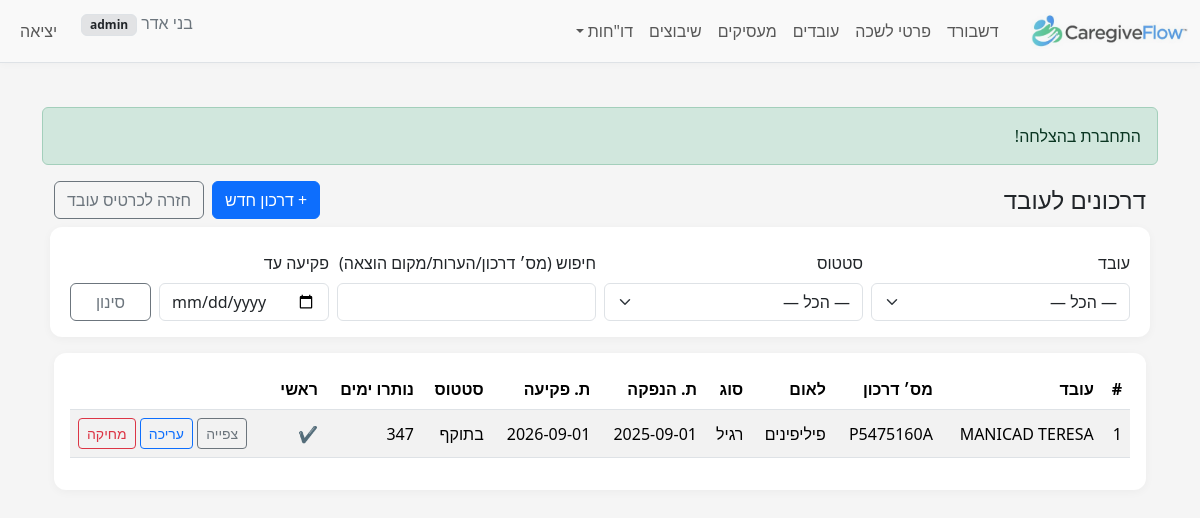
Before: /index.php?r=passports/index&employee_id=0 (signed in) with the older database file.
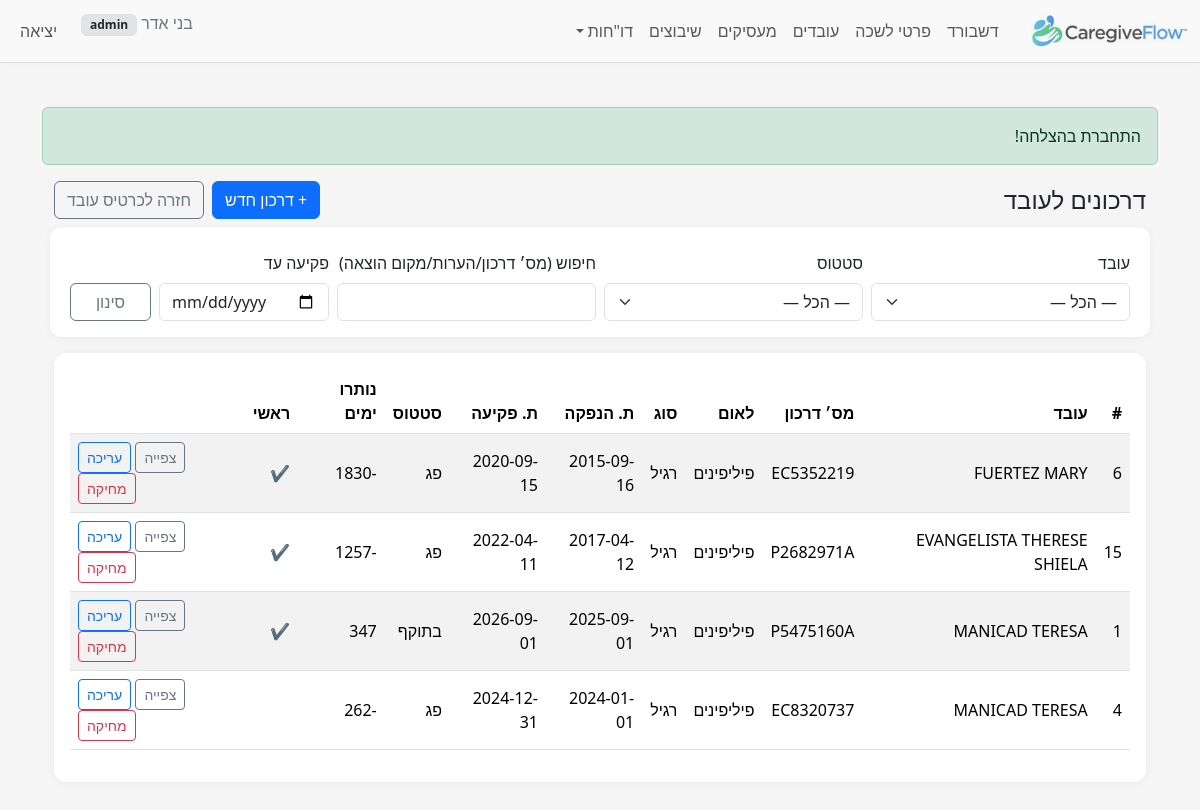
After: the same page with the newer database file.
### tables this page shows
CREATE TABLE `employee_passports` (
  `id` bigint(20) UNSIGNED NOT NULL,
  `employee_id` bigint(20) UNSIGNED NOT NULL,
  `passport_number` varchar(60) NOT NULL,
  `passport_type_code` tinyint(3) UNSIGNED DEFAULT NULL,
  `country_code` int(10) UNSIGNED DEFAULT NULL,
  `issue_date` date DEFAULT NULL,
  `expiry_date` date DEFAULT NULL,
  `is_primary` tinyint(1) NOT NULL DEFAULT 0,
  `primary_employee_id` bigint(20) UNSIGNED DEFAULT NULL,
  `issue_place` varchar(120) DEFAULT NULL,
  `status_code` tinyint(3) UNSIGNED DEFAULT NULL,
  `notes` text DEFAULT NULL,
  `created_at` timestamp NULL DEFAULT current_timestamp(),
  `updated_at` timestamp NULL DEFAULT current_timestamp() ON UPDATE current_timestamp()
);

CREATE TABLE `employees` (
  `id` bigint(20) UNSIGNED NOT NULL,
  `passport_number` varchar(20) NOT NULL,
  `country_of_citizenship` int(10) UNSIGNED DEFAULT NULL,
  `country_symbol_moi` int(10) UNSIGNED DEFAULT NULL COMMENT 'MoI country numeric code (BAFI)',
  `last_name` varchar(20) NOT NULL,
  `last_name_he` varchar(20) DEFAULT NULL,
  `first_name_he` varchar(20) DEFAULT NULL,
  `first_name` varchar(20) NOT NULL,
  `father_name_en` varchar(20) DEFAULT NULL,
  `mother_name_en` varchar(20) DEFAULT NULL COMMENT 'Mother name (EN, 20)',
  `gender_code` tinyint(3) UNSIGNED DEFAULT NULL,
  `marital_status_code` tinyint(3) UNSIGNED DEFAULT NULL,
  `birth_date` date DEFAULT NULL,
  `phone` varchar(30) DEFAULT NULL,
  `phone_prefix_il` varchar(4) DEFAULT NULL,
  `phone_number_il` varchar(9) DEFAULT NULL,
  `phone_alt` varchar(30) DEFAULT NULL,
  `email` varchar(120) DEFAULT NULL,
  `city_code` int(10) UNSIGNED DEFAULT NULL,
  `street_code` int(10) UNSIGNED DEFAULT NULL,
  `house_no` varchar(10) DEFAULT NULL,
  `apartment` varchar(10) DEFAULT NULL,
  `zipcode` varchar(10) DEFAULT NULL,
  `abroad_city` varchar(60) DEFAULT NULL,
  `abroad_street` varchar(60) DEFAULT NULL,
  `abroad_house_no` varchar(10) DEFAULT NULL,
  `abroad_postal_code` varchar(10) DEFAULT NULL,
  `entry_date` date DEFAULT NULL,
  `visa_type` varchar(30) DEFAULT NULL,
  `visa_expiry` date DEFAULT NULL,
  `work_permit_number` varchar(40) DEFAULT NULL,
  `work_permit_issue` date DEFAULT NULL,
  `work_permit_expiry` date DEFAULT NULL,
  `is_active` tinyint(1) NOT NULL DEFAULT 1,
  `employment_status_code` tinyint(3) UNSIGNED DEFAULT NULL COMMENT 'BAFI status/end reason code (00/03/..)',
  `status_change_date` date DEFAULT NULL COMMENT 'BAFI status change date (yyyymmdd)',
  `notes` text DEFAULT NULL,
  `record_type_code` tinyint(3) UNSIGNED DEFAULT NULL COMMENT 'BAFI record type (01=new;02=new-to-agency;03=change employer;04=details/bank update)',
  `mana_type_code` tinyint(3) UNSIGNED DEFAULT NULL COMMENT 'BAFI batch/mana type (01..06)',
  `remarks_internal` text DEFAULT NULL,
  `created_at` timestamp NOT NULL DEFAULT current_timestamp(),
  `updated_at` timestamp NULL DEFAULT current_timestamp() ON UPDATE current_timestamp(),
  `passport_issue_date` date DEFAULT NULL,
  `passport_expiry_date` date DEFAULT NULL,
  `country_code` int(11) DEFAULT NULL,
  `phone_mobile` varchar(30) DEFAULT NULL,
  `phone_home` varchar(30) DEFAULT NULL,
  `id_type_code` varchar(10) DEFAULT NULL COMMENT 'Code: type of ID (e.g., passport/teudat-zehut)',
  `id_number` varchar(32) DEFAULT NULL,
  `visa_type_code` varchar(20) DEFAULT NULL,
  `arrival_date` date DEFAULT NULL,
  `bank_name` varchar(100) DEFAULT NULL,
  `bank_branch` varchar(20) DEFAULT NULL,
  `bank_account` varchar(34) DEFAULT NULL,
  `bank_foreign_country_code` int(10) UNSIGNED DEFAULT NULL COMMENT 'BAFI bank country numeric code',
  `bank_city_foreign` varchar(60) DEFAULT NULL,
  `bank_street_foreign` varchar(60) DEFAULT NULL,
  `bank_house_no_foreign` varchar(10) DEFAULT NULL,
  `bank_code_foreign` varchar(10) DEFAULT NULL,
  `bank_name_foreign` varchar(60) DEFAULT NULL,
  `bank_branch_code_foreign` varchar(10) DEFAULT NULL,
  `bank_branch_name_foreign` varchar(60) DEFAULT NULL,
  `bank_swift` varchar(25) DEFAULT NULL,
  `bank_iban` varchar(40) DEFAULT NULL,
  `beneficiary_last_name` varchar(60) DEFAULT NULL,
  `beneficiary_first_name` varchar(60) DEFAULT NULL,
  `permit_number_bafi` varchar(15) DEFAULT NULL COMMENT 'BAFI permit number (mirror of work_permit_number if used)',
  `spouse_name_en` varchar(20) DEFAULT NULL COMMENT 'Spouse name (EN, 20)',
  `spouse_in_israel` tinyint(1) UNSIGNED DEFAULT NULL COMMENT 'Spouse in Israel? 1=yes, 0=no, NULL=unknown',
  `representative_abroad_name` varchar(20) DEFAULT NULL COMMENT 'Representative abroad name (20)',
  `health_ins_issue_date` date DEFAULT NULL COMMENT 'Health insurance - issue date',
  `health_ins_expiry` date DEFAULT NULL COMMENT 'Health insurance - expiry date',
  `metash_mana_number` varchar(20) DEFAULT NULL COMMENT 'METaSH - Mana number (20)',
  `metash_registration_date` date DEFAULT NULL COMMENT 'METaSH - registration date'
);

CREATE TABLE `countries` (
  `country_code` int(10) UNSIGNED NOT NULL,
  `name_he` varchar(100) NOT NULL
);

CREATE TABLE `passport_type_codes` (
  `passport_type_code` tinyint(3) UNSIGNED NOT NULL,
  `name_he` varchar(80) NOT NULL
);

CREATE TABLE `passport_status_codes` (
  `passport_status_code` tinyint(3) UNSIGNED NOT NULL,
  `name_he` varchar(80) NOT NULL
);

### src/controllers/PassportsController.php (called while the page is built, shortened)
<?php
require_once __DIR__ . '/../models/Passport.php';
require_once __DIR__ . '/../services/PassportService.php';
class PassportsController
{
    public static function index(PDO $pdo)
    {
        $m = new Passport($pdo);
        $filters = [
            'employee_id'   => $_GET['employee_id'] ?? null,
            'status'        => $_GET['status'] ?? null,
            'q'             => $_GET['q'] ?? null,
            'expires_until' => $_GET['expires_until'] ?? null,
        ];
        $page    = max(1, (int)($_GET['page'] ?? 1));
        $limit   = min(100, max(5, (int)($_GET['per_page'] ?? 25)));
        $offset  = max(0, ($page - 1) * $limit);
        $rows    = $m->all($filters, $limit, $offset);
        $country_codes = self::country_codes($pdo);
        require __DIR__.'/../../views/passports/index.php';
    }
    private static function country_codes(PDO $pdo): array
    {
        $rows = $pdo->query("SELECT country_code AS code, name_he FROM countries ORDER BY name_he")
                    ->fetchAll(PDO::FETCH_ASSOC);
        $out = []; foreach ($rows as $r) { $out[(int)$r['code']] = $r['name_he']; } return $out;
    }
}

### public/index.php (called while the page is built, shortened)
<?php
require __DIR__ . '/../src/helpers.php';
$pdo = db();
$route = $_GET['r'] ?? 'dashboard/index';
[$ctrl, $action] = array_pad(explode('/', $route, 2), 2, 'index');
$action = strtok($action, '&?');
$action = preg_replace('/[^A-Za-z0-9_]/', '', $action);
$controllerClass = preg_replace('/[^A-Za-z0-9]/', '', ucwords(str_replace(['_', '-'], ' ', $ctrl))) . 'Controller';
call_user_func([$controllerClass, $action], $pdo);

### src/models/Passport.php (called while the page is built, shortened)
<?php
class Passport
{
    private $pdo;
    public function __construct(PDO $pdo)
    {
        $this->pdo = $pdo;
    }
    public function all(array $filters = [], int $limit = 25, int $offset = 0): array
    {
        $where = [];
        $params = [];
        $whereSql = $where ? ('WHERE ' . implode(' AND ', $where)) : '';
        $sql = "SELECT p*, e.first_name, e.last_name, e.passport_number AS employee_passport,
                       sc.name_he AS status_name,
                       tc.name_he AS type_name,
                       c.name_he  AS country_name
                  FROM employee_passports p
             LEFT JOIN employees e ON e.id = p.employee_id
             LEFT JOIN passport_status_codes  sc ON sc.passport_status_code  = p.status_code
             LEFT JOIN passport_type_codes    tc ON tc.passport_type_code    = p.passport_type_code
             LEFT JOIN countries              c  ON c.country_code           = p.country_code
                  $whereSql
              ORDER BY p.is_primary DESC, COALESCE(p.expiry_date, '9999-12-31') ASC, p.id DESC
                 LIMIT :limit OFFSET :offset";
        $sql = str_replace('SELECT p*', 'SELECT p.*', $sql);
        $stmt = $this->pdo->prepare($sql);
        $stmt->bindValue(':limit', $limit, PDO::PARAM_INT);
        $stmt->bindValue(':offset', $offset, PDO::PARAM_INT);
        $stmt->execute();
        return $stmt->fetchAll(PDO::FETCH_ASSOC);
    }
}

### src/helpers.php (called while the page is built, shortened)
<?php
function e($str): string { return htmlspecialchars((string)$str, ENT_QUOTES | ENT_SUBSTITUTE, 'UTF-8'); }

### src/services/PassportService.php (called while the page is built, shortened)
<?php
class PassportService
{
    public static function derivedStatusCode($status_code, ?string $expiry_date): ?string
    {
        if ($expiry_date && strtotime($expiry_date) < strtotime('today')) {
            return 'expired';
        }
        return is_numeric($status_code) ? (int)$status_code : null;
    }
    public static function daysUntilExpiry(?string $expiry_date): ?int
    {
        $d = (new DateTime($expiry_date))->setTime(0,0,0);
        $t = (new DateTime('today'))->setTime(0,0,0);
        return (int)$t->diff($d)->format('%r%a');
    }
    private static function isDate(string $d): bool
    {
        return (bool)preg_match('/^\d{4}-\d{2}-\d{2}$/', $d);
    }
}

### views/passports/index.php (the view, shortened to what the changed rows need)
<?php require __DIR__ . '/../layout/header.php'; ?>
<div class="container" dir="rtl">
    <div class="d-flex justify-content-between align-items-center mb-3">
        <h1 class="h4 mb-0">דרכונים לעובד</h1>
    </div>
    <div class="table-responsive">
        <table class="table table-striped align-middle">
            <thead>
                <tr>
                    <th>#</th>
                    <th>עובד</th>
                    <th>מס׳ דרכון</th>
                    <th>לאום</th>
                    <th>סוג</th>
                    <th>ת. הנפקה</th>
                    <th>ת. פקיעה</th>
                    <th>סטטוס</th>
                    <th>נותרו ימים</th>
                    <th>ראשי</th>
                    <th></th>
                </tr>
            </thead>
            <tbody>
            <?php foreach ($rows as $row): ?>
                <?php
                    $derived = PassportService::derivedStatusCode($row['status_code'] ?? null, $row['expiry_date'] ?? null);
                    $days    = PassportService::daysUntilExpiry($row['expiry_date'] ?? null);
                ?>
                <tr>
                    <td><?= e($row['id']) ?></td>
                    <td>
                        <?= e($row['last_name'].' '.$row['first_name']) ?><br>
                    </td>
                    <td><?= e($row['passport_number']) ?></td>
                    <td><?= e($row['country_name'] ?? ($row['country_code']!==null?($country_codes[(int)$row['country_code']]??''):'')) ?></td>
                    <td><?= e($row['type_name'] ?? ($row['passport_type_code']!==null?($type_codes[(int)$row['passport_type_code']]??''):'')) ?></td>
                    <td><?= e($row['issue_date']) ?></td>
                    <td><?= e($row['expiry_date']) ?></td>
                    <td>
                        <?php if ($derived === 'expired'): ?>
                            פג
                        <?php else: ?>
                            <?= e($row['status_name'] ?? ($status_codes[(int)$row['status_code']] ?? '')) ?>
                        <?php endif; ?>
                    </td>
                    <td><?= is_null($days)?'—':e($days) ?></td>
                    <td><?= !empty($row['is_primary']) ? '✔' : '' ?></td>
                    <td class="text-end">
                        <a class="btn btn-sm btn-outline-secondary" href="?r=passports/view&id=<?= e($row['id']) ?>&employee_id=<?= e($filters['employee_id']) ?>">צפייה</a>
                        <a class="btn btn-sm btn-outline-primary" href="?r=passports/edit&id=<?= e($row['id']) ?>&employee_id=<?= e($filters['employee_id']) ?>">עריכה</a>
                        <a class="btn btn-sm btn-outline-danger" href="?r=passports/delete&id=<?= e($row['id']) ?>" onclick="return confirm('למחוק?');">מחיקה</a>
                    </td>
                </tr>
            <?php endforeach; ?>
            </tbody>
        </table>
    </div>
</div>
<?php require __DIR__ . '/../layout/footer.php'; ?>

Changed rows visible on the page:
added employee_passports: id "6", employee.first_name "FUERTEZ MARY", passport_number "EC5352219", country_code.name_he "פיליפינים", passport_type_code.name_he "רגיל", issue_date "2015-09-16", expiry_date "2020-09-15", shows "פג", expiry_date "-1830"
added employee_passports: id "15", employee.first_name "EVANGELISTA THERESE SHIELA", passport_number "P2682971A", country_code.name_he "פיליפינים", passport_type_code.name_he "רגיל", issue_date "2017-04-12", expiry_date "2022-04-11", shows "פג", expiry_date "-1257"
added employee_passports: id "4", employee.first_name "MANICAD TERESA", passport_number "EC8320737", country_code.name_he "פיליפינים", passport_type_code.name_he "רגיל", issue_date "2024-01-01", expiry_date "2024-12-31", shows "פג", expiry_date "-262"
